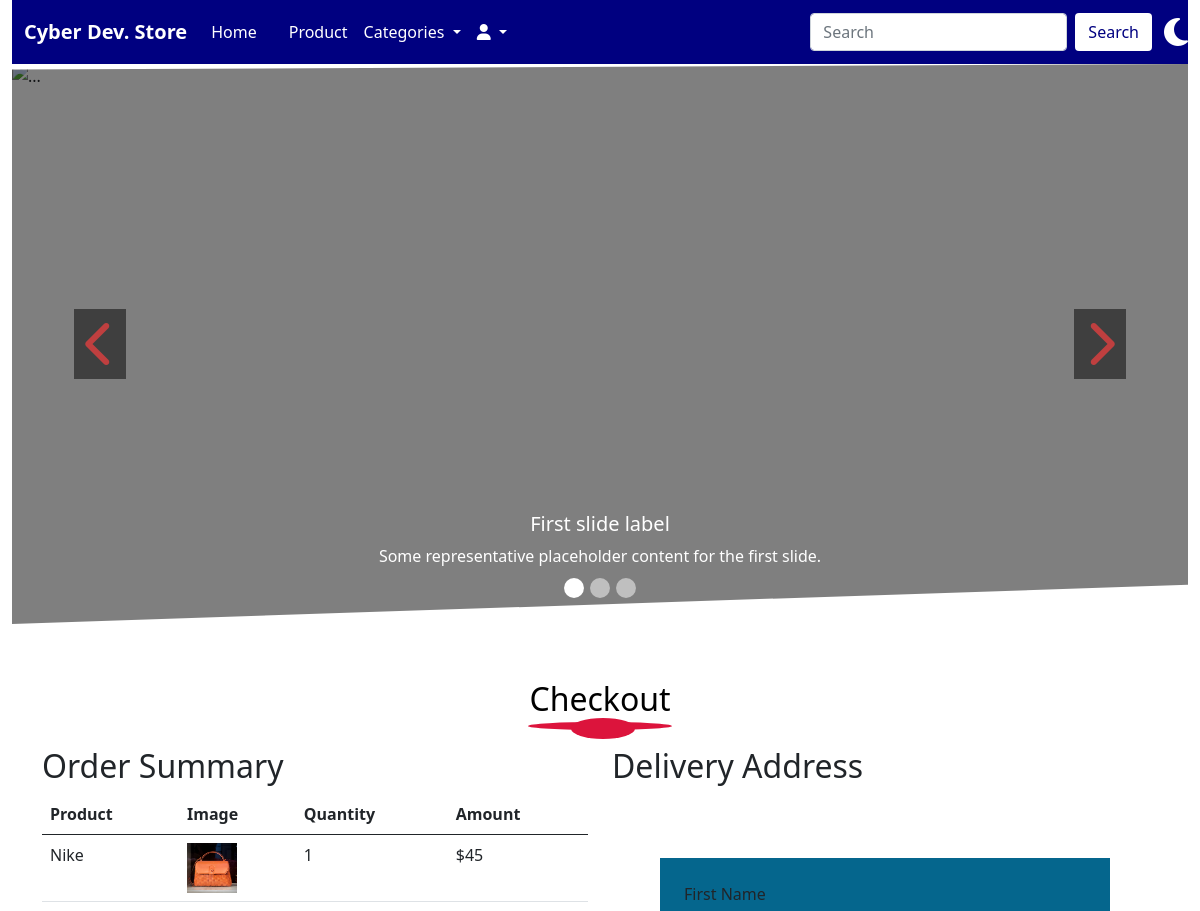
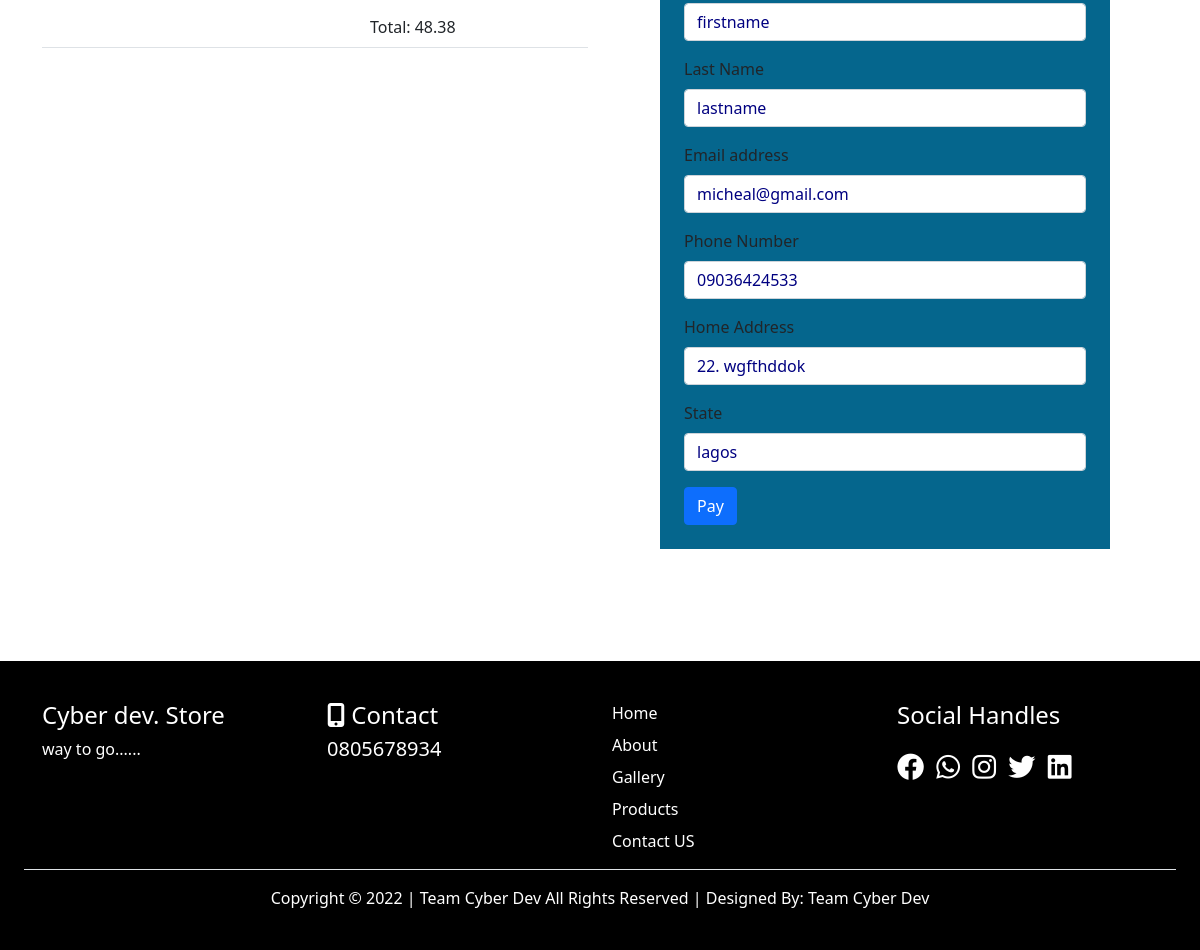
Page /checkout/ (signed in) on the committed database (2 pictures, top to bottom).
### store/models.py (models this page shows, shortened)
class Cart(models.Model):
    user = models.ForeignKey(User, on_delete=models.CASCADE)
    product = models.ForeignKey(Product, on_delete=models.CASCADE)
    title_g = models.CharField(max_length=50, blank=True, null=True, default='a')
    quantity = models.IntegerField()
    price = models.IntegerField()
    order_no = models.CharField(max_length=255)
    amount = models.IntegerField(null=True, blank=True)
    paid =  models.BooleanField(default=False)
    created_at = models.DateTimeField(auto_now_add=True)
    class Meta:
        db_table = 'cart'
        managed = True
        verbose_name = 'Cart'
        verbose_name_plural = 'Carts'

### home/models.py (models this page shows, shortened)
class Product(models.Model):
    category = models.ForeignKey(Category, on_delete= models.CASCADE)
    title_r = models.CharField(max_length=50)
    slug= models.SlugField(default='-')
    img_r = models.ImageField(upload_to = 'Product', default= 'product.jpg')
    description = models.TextField()
    price = models.FloatField()
    max_quantity = models.IntegerField()
    min_quantity = models.IntegerField()
    size = models.IntegerField()
    display = models.BooleanField()
    shoes = models.BooleanField()
    bags = models.BooleanField()
    perfume = models.BooleanField()
    cloth = models.BooleanField()
    uploaded = models.DateField(auto_now_add=True)

### userprofile/models.py (models this page shows, shortened)
class Profile(models.Model):
    user = models.OneToOneField(User, on_delete= models.CASCADE)
    first_name = models.CharField(max_length=50)
    last_name = models.CharField(max_length=50)
    email = models.EmailField()
    phone = models.CharField(max_length=50)
    address = models.CharField(max_length=100)
    state = models.CharField(max_length=50)
    nationality = models.CharField(max_length=50)
    gender = models.CharField(max_length=50)
    pix = models.ImageField(upload_to= 'Profile', default='avatar.png')

### home/views.py (the view)
# urls.py: path('checkout/', views.checkout, name='checkout'),
@login_required(login_url='signin')
def checkout(request):
  profile = Profile.objects.get(user__username = request.user.username)
  trolley = Cart.objects.filter(user__username = request.user.username, paid=False)
  subtotal = 0
  vat = 0
  total = 0
  for cart in trolley:
    subtotal += cart.price * cart.quantity
  vat = 0.075 * subtotal
  total = subtotal + vat
  context = {
    'trolley':trolley,
    'profile': profile,
    'total':total,
  }
  return render(request, 'checkout.html', context)

### home/context_processors.py (called while the page is built)
def cartcount(request):
    reading = Cart.objects.filter(user__username=request.user.username, paid=False)
    cartcount = 0
    for items in reading:
        cartcount += items.quantity
    context = {
        'cartcount':cartcount,
    }
    return context

### home/templates/checkout.html (shortened to what this page needs)
{% extends 'base.html' %}
{% load humanize %}
{% block header %}   {% include 'header.html' %}   {% endblock header %}
{% block carousel %}   {% include 'carousel.html' %}     {% endblock carousel %}
{% block content %}
<div class="container mt-5 mb-5">
    <h2 class="text-center text-capitalize latest">Checkout</h2>
    <div class="row justify-content-center">
      <div class="col-10 col-sm-10 col-md-6">
        <h2 class="name">Order Summary</h2>
        <div class="table-responsive table-box">
          <table class="table">
            <thead>
              <tr>
                <th scope="col">Product</th>
                <th scope="col">Image</th>
                <th scope="col">Quantity</th>
                <th scope="col">Amount</th>
              </tr>
            </thead>
            <tbody>
            {% if trolley %}
                {% for items in trolley %}
                    <tr>
                        <td>{{items.product.title_r}}</td>
                        <td><img src="{{items.product.img_r.url}}" width="50px" height="50px" alt=""></td>
                        <td>{{items.quantity}}</td>
                        <td>${{items.amount}}</td>
                    </tr>
                {% endfor %}
            {% endif %}
            </tbody>
          </table>
          <div class="table">
            <table class="table">
              <tbody>
                <tr>
                    <td></td>
                    <td></td>
                    <td></td>
                    <td></td>
                    <td></td>
                    <td></td>
                    <td></td>
                    <td></td>
                    <td></td>
                    <td>Total: {{total|floatformat:2|intcomma}}</td>
                  </tr>
            </tbody>
            </table>
          </div>
        </div>
      </div>
      <div class="col-10 col-sm-10 col-md-6">
        <h2 class="name">Delivery Address</h2>
        <div class="cform">
          <div class="ccform">
              <form action="{% url 'pay' %}" method = "POST">
                  <div class="mb-3">
                    <label for="exampleInputText1" class="form-label">First Name</label>
                    <input type="text" name="first_name" value="{{profile.first_name}}" class="form-control" placeholder="First Name" id="exampleInputText1" aria-describedby="emailHelp">
                  </div>
                  <div class="mb-3">
                    <label for="exampleInputText1" class="form-label">Last Name</label>
                    <input type="text" name="last_name" value="{{profile.last_name}}" class="form-control" placeholder="Last Name" id="exampleInputText1" aria-describedby="emailHelp">
                  </div>
                  <div class="mb-3">
                    <label for="exampleInputEmail1" class="form-label">Email address</label>
                    <input type="email" name="email" value="{{profile.email}}" class="form-control" placeholder="Email Address" id="exampleInputEmail1" aria-describedby="emailHelp">
                  </div>
                  <div class="mb-3">
                    <label for="exampleInputText1" class="form-label">Phone Number</label>
                    <input type="text" name="phone" value="{{profile.phone}}" class="form-control" placeholder="Phone Number" id="exampleInputEmail1" aria-describedby="emailHelp">
                  </div>
                  <div class="mb-3">
                    <label for="exampleInputText1" class="form-label">Home Address</label>
                    <input type="text" name="address" value="{{profile.address}}" class="form-control" placeholder="Home Address" id="exampleInputText1" aria-describedby="emailHelp">
                  </div>
                  <div class="mb-3">
                    <label for="exampleInputText1" class="form-label">State</label>
                    <input type="text" name="state" value="{{profile.state}}" class="form-control" placeholder="State" id="exampleInputText1" aria-describedby="emailHelp">
                  </div>
                  <button type="submit" class="btn btn-primary">Pay</button>
                </form>
          </div>
      </div>
      </div>
    </div>
  </div>
{% endblock content %}
{% block footer %}   {% include 'footer.html' %}   {% endblock footer %}

### home/static/css/style.css (style rules this page uses)
:root { --body: white; --nav-color: navy; --latest: black; --white-color: white; --blur-blue: #05668D; --black-color: black; --gold-color: gold; --red-color: red; --crimson-color: crimson; --footer: black; --footer-txt: white; --caddress: black; }
body { background: var(--body); }
.ccform { margin: 3rem; }
.cform { padding-top: 1rem; padding-bottom: 1rem; }
.cform form { width: 100%; padding: 1.5rem; background: var(--blur-blue); }
.cform form input[type="text"], .cform form input[type="email"] { width: 100%; box-shadow: none; color: var(--nav-color); outline: none; }
.latest { color: var(--latest); }
.latest::after { content: ''; display: block; height: 1.3rem; width: 4rem; border-radius: 100%; background: var(--crimson-color); margin: auto; transform: translateX(3px); }
.latest::before { content: ''; display: block; height: .5rem; width: 9rem; border-radius: 100%; background: var(--crimson-color); margin: auto; transform: translateY(50px); }

### rows in the picture
Cart: product.title_r "Nike", product.img_r (picture), quantity "1", amount "45"
Profile: first_name "firstname", last_name "lastname", email "micheal@gmail.com", phone "09036424533", address "22. wgfthddok", state "lagos"

### other values in the picture
{{ total|floatformat:2|intcomma }} "48.38"
